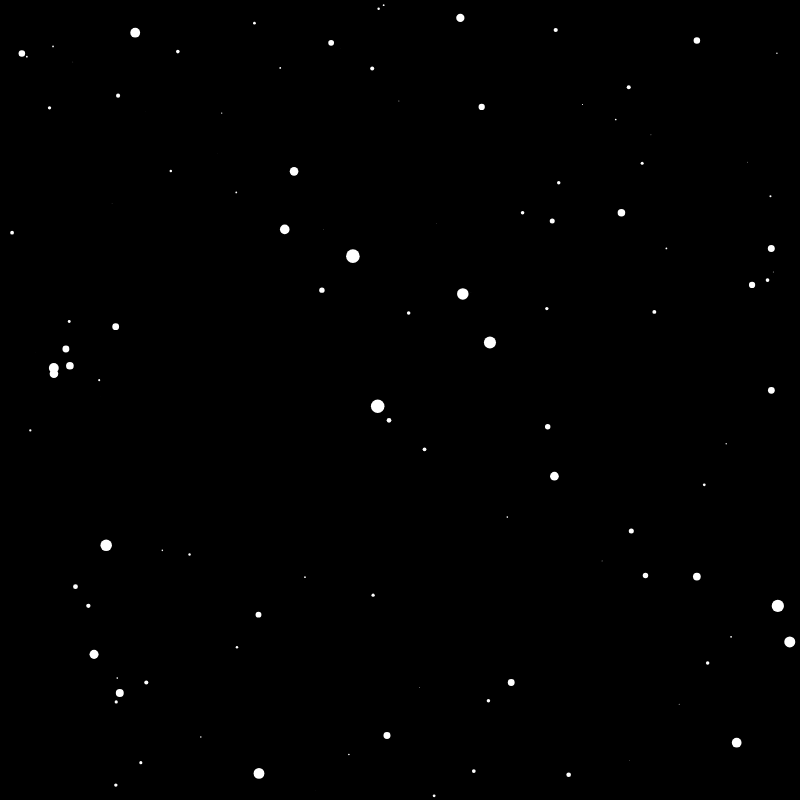
Frame 1 (no input)
Frame 60 (no input): identical to frame 1, image omitted
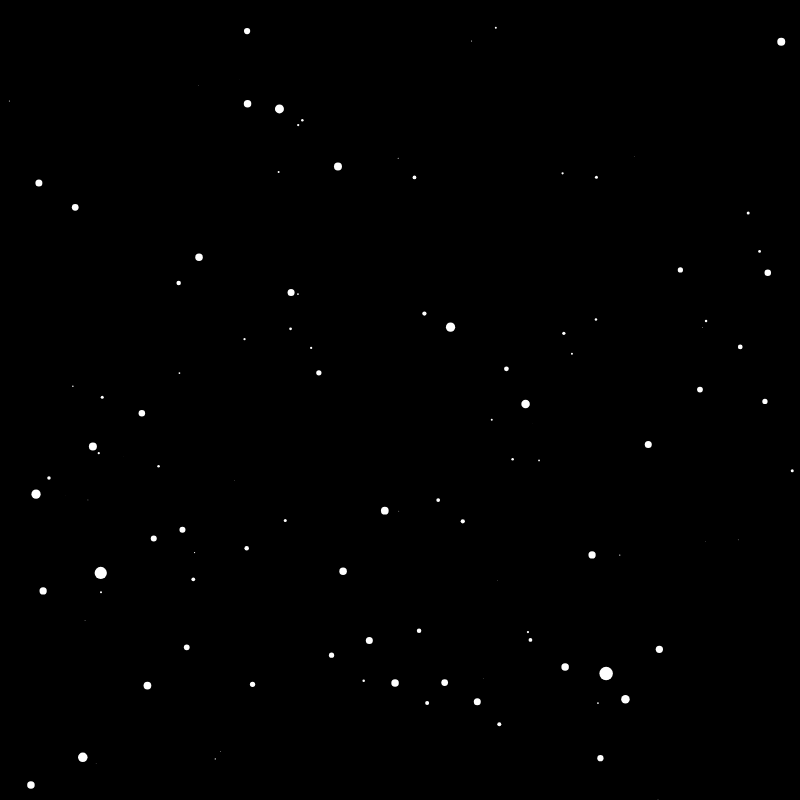
Frame 120 (the mouse pressed at the canvas centre since frame 60)

The p5.js sketch that drew these frames (run headless with seeded random() and noise() and a simulated clock; from frame 60 on, the mouse is pressed at the canvas centre):

// p5.js sketch
// ── sketch.js
/*
 * Starfield
 * Based on the CodingChallenge of Daniel Shiffman
 * Find him on YouTube --> TheCodingTrain
 * Seriously. He is awesome.
 */

let stars = [];
let speed = 25;

function setup() {
  createCanvas(800, 800);
  for (let i = 0; i < 300; i++)
    stars.push(new Star());
}

function draw() {
  background(0);
  translate(width / 2, height / 2);
  speed = map(mouseX, 0, width, 0, 25);
  // translate(mouseX, mouseY);

  for (let i = 0; i < stars.length; i++) {
    stars[i].update();
    stars[i].show();
  }
}
// ── star.js
class Star {
  constructor() {
    this.x = random(-(width / 2), (width / 2));
    this.y = random(-(height / 2), (height / 2));
    this.z = random(0, width);
  }

  renew() {
    this.x = random(-(width / 2), (width / 2));
    this.y = random(-(height / 2), (height / 2));
    this.z = width;
  }

  update() {
    this.z = this.z - speed;
    if (this.z < 1)
      this.renew();
  }

  show() {
    let sx = map(this.x / this.z, 0, 1, 0, width);
    let sy = map(this.y / this.z, 0, 1, 0, height);
    let r = map(this.z, 0, width, 16, 0);

    fill(255);
    noStroke();
    ellipse(sx, sy, r);
  }
}
